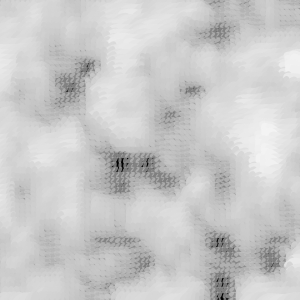
Frame 1 (no input)
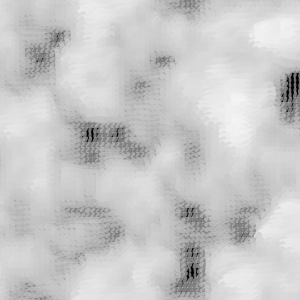
Frame 60 (the mouse pressed at the canvas centre just before this capture)
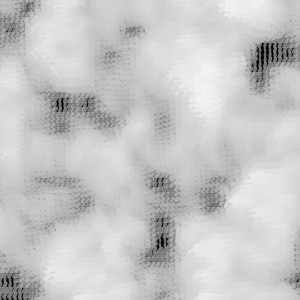
Frame 120 (the mouse held since frame 60 and released just before this capture)

The Processing sketch that drew these frames (run headless with seeded random() and noise(); from frame 60 on, the mouse is pressed at the canvas centre):

// Processing sketch: tutorial_016
// ── tutorial_016.pde
float xstart, xnoise, ystart, ynoise;

void setup() {
  size(300, 300);
  smooth();
  background(0);
  frameRate(24);
  
  xstart = random(10);
  ystart = random(10);
}

void draw() {
  background(0);
  
  xstart += 0.01;
  ystart += 0.01;
  
  xnoise = xstart;
  ynoise = ystart;
  
  for (int y = 0; y <= height; y+=5) {
  ynoise += 0.1;
  xnoise = xstart;
    for (int x = 0; x <= width; x+=5) {
      xnoise += 0.1;
      drawPoint(x, y, noise(xnoise, ynoise));
    }
  }
}

void drawPoint(float x, float y, float noiseFactor) {
  pushMatrix();
  translate(x, y);
  rotate(noiseFactor * radians(540));
    float edgeSize = noiseFactor * 35;
    float grey = 150 + (noiseFactor * 120);
    float alph = 150 + (noiseFactor * 120);
  noStroke();
    fill(grey, alph);
      ellipse(0, 0, edgeSize, edgeSize/2);
  popMatrix();
}
